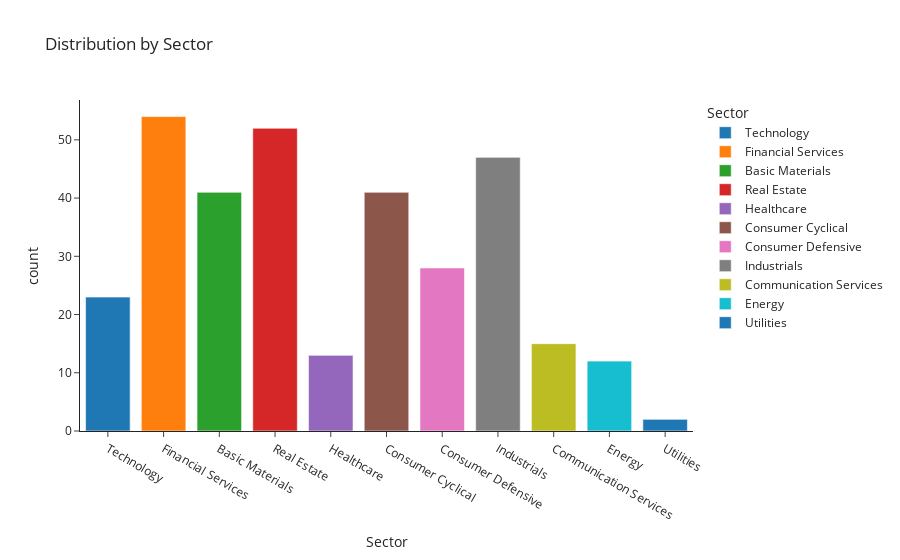

Write notebook code for a chart like this one.
### Markdown cell above
Let's start by looking the distribution of our population by sector. Which sectors are well represented and which are under-represented. We'll use a histogram to view the distribution.

### Code cell
fig = px.histogram(df, 
                   x='Sector', 
                   color='Sector',
                   title="Distribution by Sector",
                   height=480,
                   template="simple_white")
fig.show();

### Figure 1 — Plotly figure (JSON) as saved in the notebook; plotly's stock layout.template omitted (floating-point values rounded to 4 significant figures)
{"data": [{"alignmentgroup": "True", "bingroup": "x", "hovertemplate": "Sector=%{x}<br>count=%{y}<extra></extra>", "legendgroup": "Technology", "marker": {"color": "#1F77B4", "pattern": {"shape": ""}}, "name": "Technology", "offsetgroup": "Technology", "orientation": "v", "showlegend": true, "type": "histogram", "x": ["Technology", "Technology", "Technology", "Technology", "Technology", "Technology", "Technology", "Technology", "Technology", "Technology", "Technology", "Technology", "Technology", "Technology", "Technology", "Technology", "Technology", "Technology", "Technology", "Technology", "Technology", "Technology", "Technology"], "xaxis": "x", "yaxis": "y"}, {"alignmentgroup": "True", "bingroup": "x", "hovertemplate": "Sector=%{x}<br>count=%{y}<extra></extra>", "legendgroup": "Financial Services", "marker": {"color": "#FF7F0E", "pattern": {"shape": ""}}, "name": "Financial Services", "offsetgroup": "Financial Services", "orientation": "v", "showlegend": true, "type": "histogram", "x": ["Financial Services", "Financial Services", "Financial Services", "Financial Services", "Financial Services", "Financial Services", "Financial Services", "Financial Services", "Financial Services", "Financial Services", "Financial Services", "Financial Services", "Financial Services", "Financial Services", "Financial Services", "Financial Services", "Financial Services", "Financial Services", "Financial Services", "Financial Services", "Financial Services", "Financial Services", "Financial Services", "Financial Services", "Financial Services", "Financial Services", "Financial Services", "Financial Services", "Financial Services", "Financial Services", "Financial Services", "Financial Services", "Financial Services", "Financial Services", "Financial Services", "Financial Services", "Financial Services", "Financial Services", "Financial Services", "Financial Services", "Financial Services", "Financial Services", "Financial Services", "Financial Services", "Financial Services", "Financial Services", "Financial Services", "Financial Services", "Financial Services", "Financial Services", "Financial Services", "Financial Services", "Financial Services", "Financial Services"], "xaxis": "x", "yaxis": "y"}, {"alignmentgroup": "True", "bingroup": "x", "hovertemplate": "Sector=%{x}<br>count=%{y}<extra></extra>", "legendgroup": "Basic Materials", "marker": {"color": "#2CA02C", "pattern": {"shape": ""}}, "name": "Basic Materials", "offsetgroup": "Basic Materials", "orientation": "v", "showlegend": true, "type": "histogram", "x": ["Basic Materials", "Basic Materials", "Basic Materials", "Basic Materials", "Basic Materials", "Basic Materials", "Basic Materials", "Basic Materials", "Basic Materials", "Basic Materials", "Basic Materials", "Basic Materials", "Basic Materials", "Basic Materials", "Basic Materials", "Basic Materials", "Basic Materials", "Basic Materials", "Basic Materials", "Basic Materials", "Basic Materials", "Basic Materials", "Basic Materials", "Basic Materials", "Basic Materials", "Basic Materials", "Basic Materials", "Basic Materials", "Basic Materials", "Basic Materials", "Basic Materials", "Basic Materials", "Basic Materials", "Basic Materials", "Basic Materials", "Basic Materials", "Basic Materials", "Basic Materials", "Basic Materials", "Basic Materials", "Basic Materials"], "xaxis": "x", "yaxis": "y"}, {"alignmentgroup": "True", "bingroup": "x", "hovertemplate": "Sector=%{x}<br>count=%{y}<extra></extra>", "legendgroup": "Real Estate", "marker": {"color": "#D62728", "pattern": {"shape": ""}}, "name": "Real Estate", "offsetgroup": "Real Estate", "orientation": "v", "showlegend": true, "type": "histogram", "x": ["Real Estate", "Real Estate", "Real Estate", "Real Estate", "Real Estate", "Real Estate", "Real Estate", "Real Estate", "Real Estate", "Real Estate", "Real Estate", "Real Estate", "Real Estate", "Real Estate", "Real Estate", "Real Estate", "Real Estate", "Real Estate", "Real Estate", "Real Estate", "Real Estate", "Real Estate", "Real Estate", "Real Estate", "Real Estate", "Real Estate", "Real Estate", "Real Estate", "Real Estate", "Real Estate", "Real Estate", "Real Estate", "Real Estate", "Real Estate", "Real Estate", "Real Estate", "Real Estate", "Real Estate", "Real Estate", "Real Estate", "Real Estate", "Real Estate", "Real Estate", "Real Estate", "Real Estate", "Real Estate", "Real Estate", "Real Estate", "Real Estate", "Real Estate", "Real Estate", "Real Estate"], "xaxis": "x", "yaxis": "y"}, {"alignmentgroup": "True", "bingroup": "x", "hovertemplate": "Sector=%{x}<br>count=%{y}<extra></extra>", "legendgroup": "Healthcare", "marker": {"color": "#9467BD", "pattern": {"shape": ""}}, "name": "Healthcare", "offsetgroup": "Healthcare", "orientation": "v", "showlegend": true, "type": "histogram", "x": ["Healthcare", "Healthcare", "Healthcare", "Healthcare", "Healthcare", "Healthcare", "Healthcare", "Healthcare", "Healthcare", "Healthcare", "Healthcare", "Healthcare", "Healthcare"], "xaxis": "x", "yaxis": "y"}, {"alignmentgroup": "True", "bingroup": "x", "hovertemplate": "Sector=%{x}<br>count=%{y}<extra></extra>", "legendgroup": "Consumer Cyclical", "marker": {"color": "#8C564B", "pattern": {"shape": ""}}, "name": "Consumer Cyclical", "offsetgroup": "Consumer Cyclical", "orientation": "v", "showlegend": true, "type": "histogram", "x": ["Consumer Cyclical", "Consumer Cyclical", "Consumer Cyclical", "Consumer Cyclical", "Consumer Cyclical", "Consumer Cyclical", "Consumer Cyclical", "Consumer Cyclical", "Consumer Cyclical", "Consumer Cyclical", "Consumer Cyclical", "Consumer Cyclical", "Consumer Cyclical", "Consumer Cyclical", "Consumer Cyclical", "Consumer Cyclical", "Consumer Cyclical", "Consumer Cyclical", "Consumer Cyclical", "Consumer Cyclical", "Consumer Cyclical", "Consumer Cyclical", "Consumer Cyclical", "Consumer Cyclical", "Consumer Cyclical", "Consumer Cyclical", "Consumer Cyclical", "Consumer Cyclical", "Consumer Cyclical", "Consumer Cyclical", "Consumer Cyclical", "Consumer Cyclical", "Consumer Cyclical", "Consumer Cyclical", "Consumer Cyclical", "Consumer Cyclical", "Consumer Cyclical", "Consumer Cyclical", "Consumer Cyclical", "Consumer Cyclical", "Consumer Cyclical"], "xaxis": "x", "yaxis": "y"}, {"alignmentgroup": "True", "bingroup": "x", "hovertemplate": "Sector=%{x}<br>count=%{y}<extra></extra>", "legendgroup": "Consumer Defensive", "marker": {"color": "#E377C2", "pattern": {"shape": ""}}, "name": "Consumer Defensive", "offsetgroup": "Consumer Defensive", "orientation": "v", "showlegend": true, "type": "histogram", "x": ["Consumer Defensive", "Consumer Defensive", "Consumer Defensive", "Consumer Defensive", "Consumer Defensive", "Consumer Defensive", "Consumer Defensive", "Consumer Defensive", "Consumer Defensive", "Consumer Defensive", "Consumer Defensive", "Consumer Defensive", "Consumer Defensive", "Consumer Defensive", "Consumer Defensive", "Consumer Defensive", "Consumer Defensive", "Consumer Defensive", "Consumer Defensive", "Consumer Defensive", "Consumer Defensive", "Consumer Defensive", "Consumer Defensive", "Consumer Defensive", "Consumer Defensive", "Consumer Defensive", "Consumer Defensive", "Consumer Defensive"], "xaxis": "x", "yaxis": "y"}, {"alignmentgroup": "True", "bingroup": "x", "hovertemplate": "Sector=%{x}<br>count=%{y}<extra></extra>", "legendgroup": "Industrials", "marker": {"color": "#7F7F7F", "pattern": {"shape": ""}}, "name": "Industrials", "offsetgroup": "Industrials", "orientation": "v", "showlegend": true, "type": "histogram", "x": ["Industrials", "Industrials", "Industrials", "Industrials", "Industrials", "Industrials", "Industrials", "Industrials", "Industrials", "Industrials", "Industrials", "Industrials", "Industrials", "Industrials", "Industrials", "Industrials", "Industrials", "Industrials", "Industrials", "Industrials", "Industrials", "Industrials", "Industrials", "Industrials", "Industrials", "Industrials", "Industrials", "Industrials", "Industrials", "Industrials", "Industrials", "Industrials", "Industrials", "Industrials", "Industrials", "Industrials", "Industrials", "Industrials", "Industrials", "Industrials", "Industrials", "Industrials", "Industrials", "Industrials", "Industrials", "Industrials", "Industrials"], "xaxis": "x", "yaxis": "y"}, {"alignmentgroup": "True", "bingroup": "x", "hovertemplate": "Sector=%{x}<br>count=%{y}<extra></extra>", "legendgroup": "Communication Services", "marker": {"color": "#BCBD22", "pattern": {"shape": ""}}, "name": "Communication Services", "offsetgroup": "Communication Services", "orientation": "v", "showlegend": true, "type": "histogram", "x": ["Communication Services", "Communication Services", "Communication Services", "Communication Services", "Communication Services", "Communication Services", "Communication Services", "Communication Services", "Communication Services", "Communication Services", "Communication Services", "Communication Services", "Communication Services", "Communication Services", "Communication Services"], "xaxis": "x", "yaxis": "y"}, {"alignmentgroup": "True", "bingroup": "x", "hovertemplate": "Sector=%{x}<br>count=%{y}<extra></extra>", "legendgroup": "Energy", "marker": {"color": "#17BECF", "pattern": {"shape": ""}}, "name": "Energy", "offsetgroup": "Energy", "orientation": "v", "showlegend": true, "type": "histogram", "x": ["Energy", "Energy", "Energy", "Energy", "Energy", "Energy", "Energy", "Energy", "Energy", "Energy", "Energy", "Energy"], "xaxis": "x", "yaxis": "y"}, {"alignmentgroup": "True", "bingroup": "x", "hovertemplate": "Sector=%{x}<br>count=%{y}<extra></extra>", "legendgroup": "Utilities", "marker": {"color": "#1F77B4", "pattern": {"shape": ""}}, "name": "Utilities", "offsetgroup": "Utilities", "orientation": "v", "showlegend": true, "type": "histogram", "x": ["Utilities", "Utilities"], "xaxis": "x", "yaxis": "y"}], "layout": {"autosize": true, "barmode": "relative", "legend": {"title": {"text": "Sector"}, "tracegroupgap": 0}, "title": {"text": "Distribution by Sector"}, "xaxis": {"anchor": "y", "autorange": true, "categoryarray": ["Technology", "Financial Services", "Basic Materials", "Real Estate", "Healthcare", "Consumer Cyclical", "Consumer Defensive", "Industrials", "Communication Services", "Energy", "Utilities"], "categoryorder": "array", "domain": [0, 1], "range": [-0.5, 10.5], "title": {"text": "Sector"}, "type": "category"}, "yaxis": {"anchor": "x", "autorange": true, "domain": [0, 1], "range": [0, 56.84], "title": {"text": "count"}}}}
